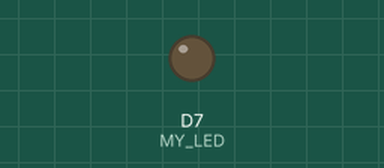
This sketch was run on a simulated Particle Photon. On the bench: output pins drawn as LEDs (lit = HIGH).

Above: at 0.4 s.
At 11.5 s:
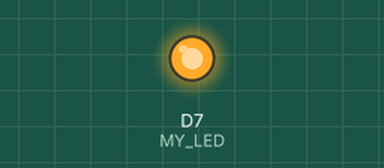
Timing chart, 0 to 16.8 s (numbered marks = the images above):
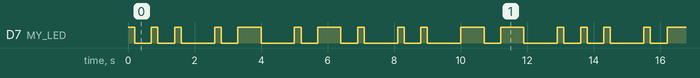

Measured:
- by itself, D7 (MY_LED): moves between LOW and HIGH, repeating every 12.9 s
- by itself, everything shown: repeats every 12.9 s, in 24 steps

The sketch:

blink-function.ino
```cpp
// This isn't always required, but it's a good habit to get into
// and it never hurts.
#include "Particle.h"

// We define MY_LED to be the LED that we want to blink.
//
// In this tutorial, we're using the blue D7 LED (next to D7 on the Photon
// and Electron, and next to the USB connector on the Argon and Boron).
const pin_t MY_LED = D7;

// The following line is optional, but recommended in most firmware.
// It allows your code to run before the cloud is connected.
SYSTEM_THREAD(ENABLED);

// This function is called when the Particle.function is called
void ledDOT() {

	digitalWrite(MY_LED, HIGH);

    delay(200);

    digitalWrite(MY_LED, LOW);


    delay(500);

}


void ledDASH() {

	digitalWrite(MY_LED, HIGH);


    delay(700);

    digitalWrite(MY_LED, LOW);


    delay(500);

}


// The setup() method is called once when the device boots.
void setup() {
	// In order to set a pin, you must tell Device OS that the
    // pin is an OUTPUT pin.
	// This is often done from setup() since you only need to
    // do it once.
	pinMode(MY_LED, OUTPUT);

	// This registers a function call. When the function "led"
    // is called from the cloud, the ledToggle() function above
    // will be called.

}

void loop() {
// My Name is Sarim
// For S
	ledDOT();
	ledDOT();
	ledDOT();

	delay(500);
// For A
	ledDOT();
	ledDASH();

	delay(500);

// FOR R
	ledDOT();
	ledDASH();
	ledDOT();

	delay(500);
// FOR I
	ledDOT();
	ledDOT();

	delay(500);

// FOR M
	ledDASH();
	ledDASH();

	delay(500);


}
```
